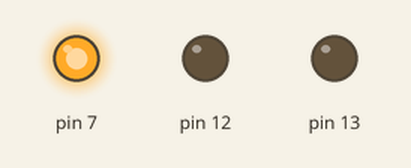
A sketch run on a simulated Arduino Uno, built with avr-gcc and run on an emulated ATmega328P. On the bench: output pins drawn as LEDs (lit = HIGH).

Above: at 3.5 s.
At 10.5 s:
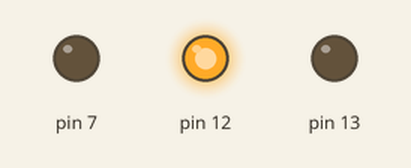
At 19.0 s:
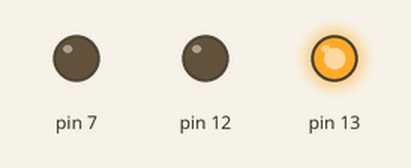
At 25.0 s:
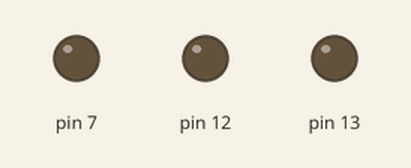
Timing chart, 0 to 33.8 s (numbered marks = the images above):
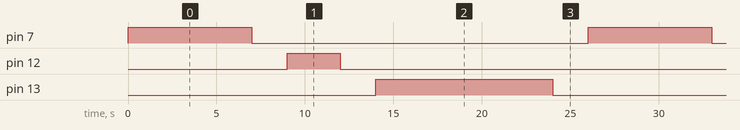

Measured:
- by itself, pin 7: alternates HIGH for 7.0 s and LOW for 19.0 s
- by itself, pin 12: alternates HIGH for 3.0 s and LOW for 23.0 s
- by itself, pin 13: alternates HIGH for 10.0 s and LOW for 16.0 s

The sketch:

ingenious_kup_kieran1.ino
```cpp
// C++ code
//
void setup()
{
  pinMode(7, OUTPUT);
  pinMode(13, OUTPUT);
  pinMode(12, OUTPUT);
}

void loop()
{
  digitalWrite(7, HIGH);
  delay(7000); // Wait for 1000 millisecond(s)
  digitalWrite(7, LOW);
  delay(2000); // Wait for 1000 millisecond(s)

   digitalWrite(12, HIGH);
  delay(3000); // Wait for 1000 millisecond(s)
  digitalWrite(12, LOW);
  delay(2000); // Wait for 1000 millisecond(s)

   digitalWrite(13, HIGH);
  delay(10000); // Wait for 1000 millisecond(s)
  digitalWrite(13, LOW);
  delay(2000); // Wait for 1000 millisecond(s)
}
```
